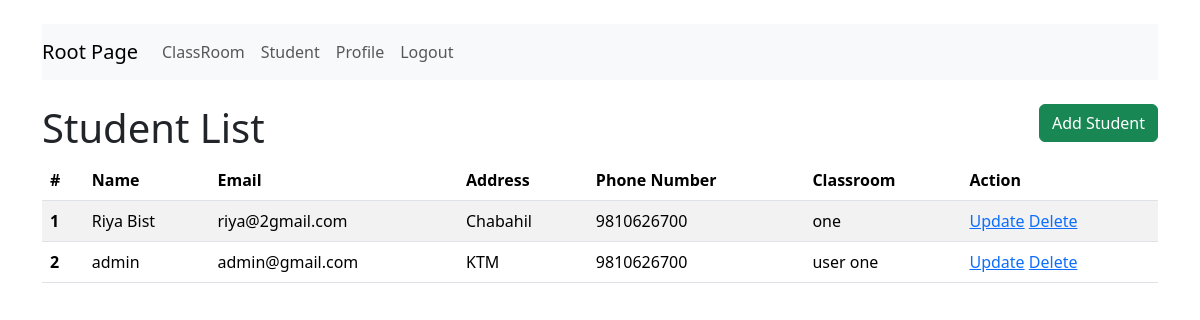
The page /crud/student/ on the database its author committed.
### crud/models.py (models this page shows, shortened)
class Student(models.Model):
    user = models.ForeignKey(UserProfile, on_delete=models.CASCADE,related_name='user_students')
    classroom = models.ForeignKey(ClassRoom, on_delete=models.CASCADE,related_name='classroom_students')

class UserProfile(models.Model):
    user= models.OneToOneField(User,on_delete=models.CASCADE)
    profile_picture = models.FileField(upload_to='profile_ picture',null=True,blank=True)
    address = models.CharField(max_length=20)
    phone = models.CharField(max_length=14)
    @property
    def get_full_name(self):
        return self.user.get_full_name() if self.user.get_full_name() else self.user.username

class ClassRoom(models.Model):
    name = models.CharField(max_length=10)

### crud/views.py (the view)
# urls.py: path("student/", crud_student, name="crud_student"),
def crud_student(request):
    students = Student.objects.all()
    return render(request, template_name = 'crud/student.html', context={'students': students})

### crud/templates/crud/student.html
{% extends 'crud/base.html' %}
{% block content %}
    {% include 'crud/nav.html' %}
    <br>
    <a href="{% url 'add_student' %}" class = "btn btn-success" style="float:right">Add Student</a>
    <h1>Student List</h1>
    <table class="table table-striped">
        <thead>
            <tr>
                <th scope="col">#</th>
                <th scope="col">Name</th>
                <th scope="col">Email</th>
                <th scope="col">Address</th>
                <th scope="col">Phone Number</th>
                <th scope="col">Classroom</th>
                <th scope="col">Action</th>
            </tr>
        </thead>
        <tbody>
            {% for student in students %}
                <tr>
                    <th scope="row">{{ forloop.counter }}</th>
                    <td>{{ student.user.get_full_name}}</td>
                    <td>{{ student.user.user.email }}</td>
                    <td>{{ student.user.address }}</td>
                    <td>{{ student.user.phone }}</td>
                    <td>{{ student.classroom.name }}</td>
                    <td>
                        <a href="{% url 'update_crud_student' student.id %}">Update</a>
                        <a href="{% url 'delete_crud_student' student.id %}">Delete</a>
                    </td>
                </tr>
            {% endfor %}
        </tbody>
    </table>
{% endblock %}

### rows shown on the page
Student: user.get_full_name "Riya Bist", user.user.email "riya@2gmail.com", user.address "Chabahil", user.phone "9810626700", classroom.name "one"
Student: user.get_full_name "admin", user.user.email "admin@gmail.com", user.address "KTM", user.phone "9810626700", classroom.name "user one"
